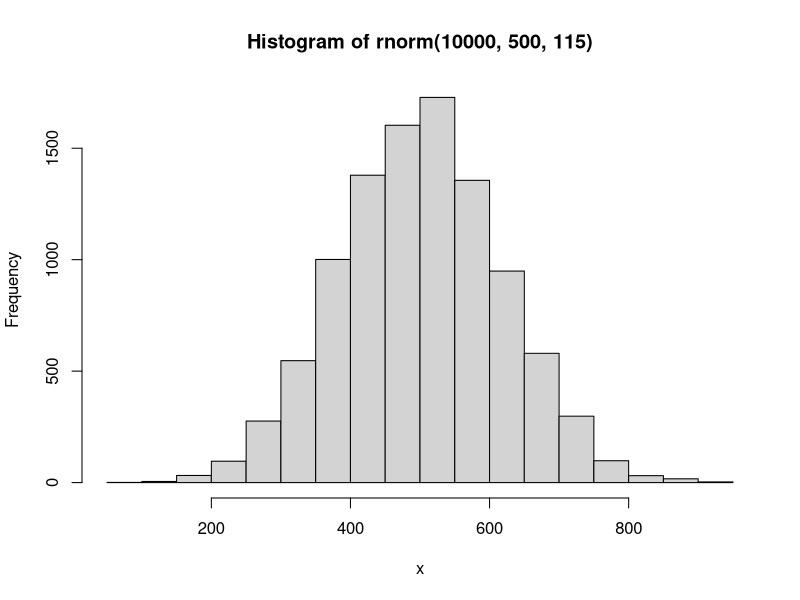
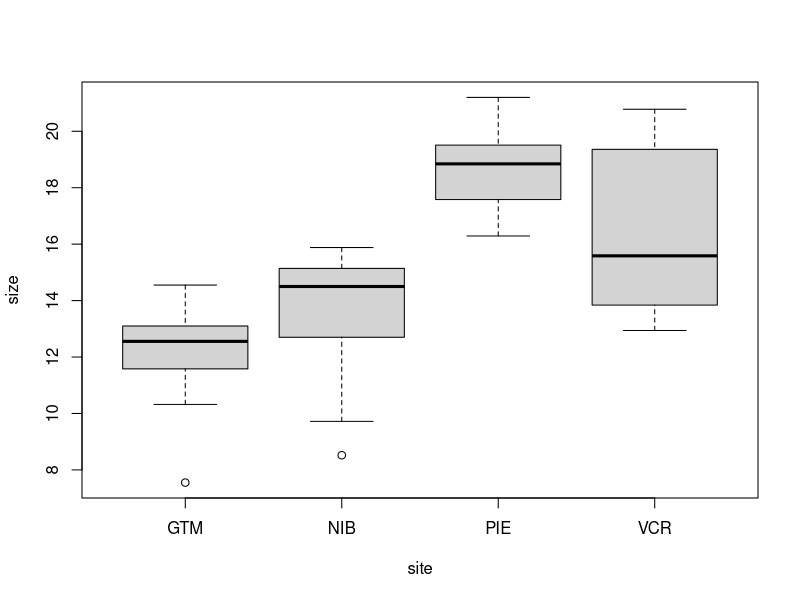
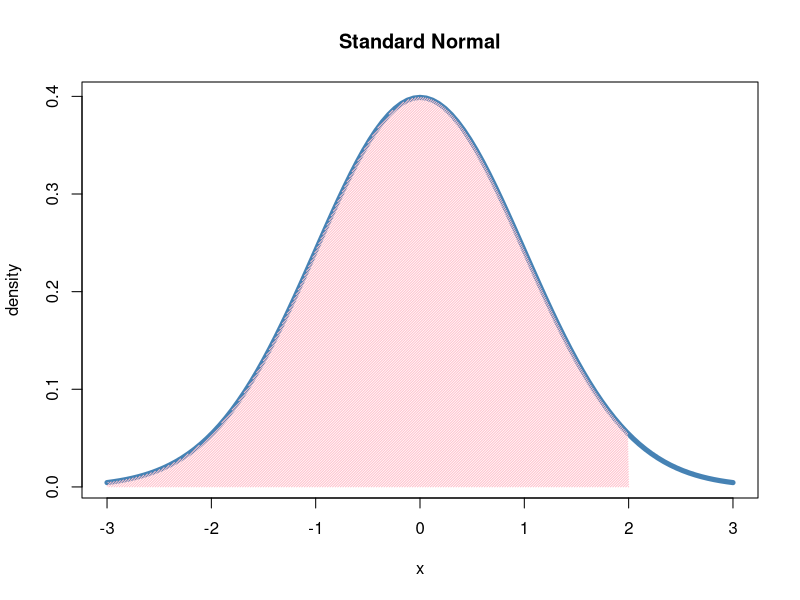

Recreate these plots in R, in order.
## ---- chunk 1
summary(iris)
## ---- chunk 2
hist(rnorm(10000,500,115),xlab="x")
## ---- chunk 3
CrabDat <- read.csv("L2/FiddlerCrabData.csv")
boxplot(size~site, data=CrabDat)
## ---- chunk 4
x<-0:5
probs<-dbinom(0:5,5,0.2)
## ---- chunk 5
curve(dnorm(x, 0, 1), from = -3, to = 3, lwd = 5, col = 'steelblue',
      ylab = 'density', main = "Standard Normal")
x <- seq(-3, 2, 0.01)
y <- dnorm(x)
z <- 2
#axis(1, at = c(-z, 0, z), labels = c(expression(-z[alpha]), 0, expression(z[alpha])))
polygon(c(-3, x[x > -3 & x < z], z ),
        c(0, y[x > -3 & x < z], 0), col = 'pink',angle = 45, density = 55,
        border = FALSE)

#seq(-4,4,by=0.01)
#plot(-3:3,dnorm(-3:3,0,1))
## ---- chunk 6
length_Scelloporus<-c(49.79345, 48.27289, 47.01204, 50.04918, 33.23075, 36.95524, 45.49277, 44.33337, 40.92777, 40.02123)
## ---- chunk 7
teporingospaired<-read.csv("teporingospaired.csv")
t.test(teporingospaired$diet, teporingospaired$original, paired=T, alternative='two.sided')

## ---- chunk 8
summary(lm(Petal.Length~Petal.Width*Species,data=iris))
